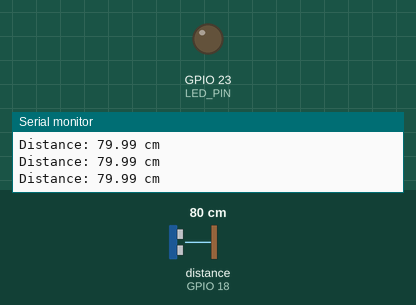
This sketch was run on a simulated ESP32. Shown: output pins drawn as LEDs (lit = HIGH), the last lines printed to the serial monitor. Wiring (inferred from the names in the program): ultrasonic range finder: trigger GPIO 5; echo GPIO 18. The test bench sets the inputs (shaded band); at power-on: distance to the obstacle (sensor on GPIO 18) 80 cm. The echo pulse lasts 58.3 µs per cm; pins used as bus, display or sensor lines are not drawn.

Above: at 1.3 s.
1.4 s: distance to the obstacle (sensor on GPIO 18) set to 17 cm
2.9 s: distance to the obstacle (sensor on GPIO 18) set to 13 cm
At 4.2 s:
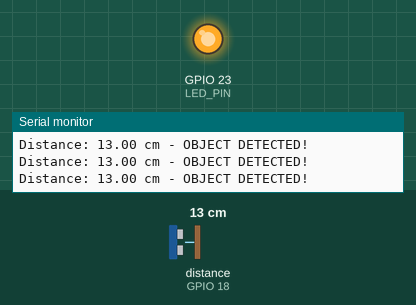
4.5 s: distance to the obstacle (sensor on GPIO 18) set to 18 cm
At 5.7 s:
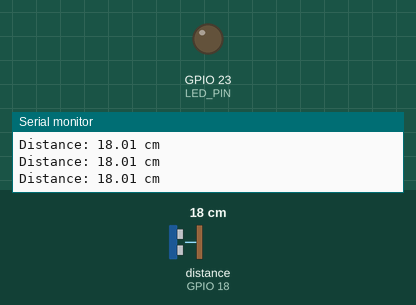
6.4 s: distance to the obstacle (sensor on GPIO 18) set to 2 cm
At 6.8 s:
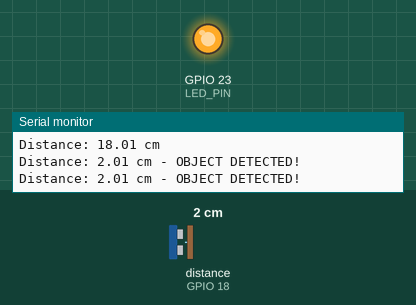
Timing chart, 0 to 8.9 s (numbered marks = the images above; inputs shaded):
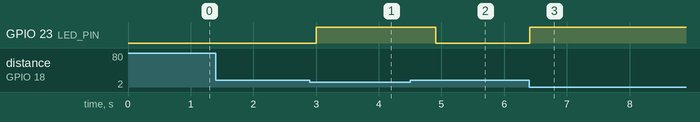

Measured:
- the behaviour switches between 15 and 14 cm on distance to the obstacle (sensor on GPIO 18) (found by bisection; images 0 and 1)
- after the input at 2.9 s, GPIO 23 (LED_PIN): LOW → HIGH after 0.10 s
- after the input at 4.5 s, GPIO 23 (LED_PIN): HIGH → LOW after 0.40 s
- after the input at 6.4 s, GPIO 23 (LED_PIN): LOW → HIGH at once

The sketch:

Object_Detection.ino
```cpp
const int TRIG_PIN = 5;    // Trigger pin for HC-SR04
const int ECHO_PIN = 18;   // Echo pin for HC-SR04 (with voltage divider)
const int LED_PIN = 23;    // Red LED for object detection indicator

// Detection threshold and timing
const float DETECTION_THRESHOLD_CM = 15.0;  // Object detected below this distance
const unsigned long MEASURE_INTERVAL = 200; // Measure distance every 200 ms
const unsigned long LED_ON_DURATION = 500;  // LED stays on for 500 ms after detection

// State variables
unsigned long lastMeasureTime = 0;
unsigned long ledOffAt = 0;  // Timestamp when LED should turn off

void setup() {
  // Initialize serial communication for debugging
  Serial.begin(115200);
  Serial.println("ESP32 Object Detection System");
  Serial.println("HC-SR04 Ultrasonic Sensor");
  Serial.println("Detection threshold: 15 cm");
  Serial.println("----------------------------");

  // Configure pins
  pinMode(TRIG_PIN, OUTPUT);
  pinMode(ECHO_PIN, INPUT);
  pinMode(LED_PIN, OUTPUT);

  // Ensure trigger pin starts LOW
  digitalWrite(TRIG_PIN, LOW);
  digitalWrite(LED_PIN, LOW);

  // Allow sensor to stabilize
  delay(100);
}

void loop() {
  // Non-blocking LED timer: turn off LED after duration expires
  if (ledOffAt != 0 && millis() >= ledOffAt) {
    digitalWrite(LED_PIN, LOW);
    ledOffAt = 0;
  }

  // Measure distance at regular intervals (non-blocking)
  if (millis() - lastMeasureTime >= MEASURE_INTERVAL) {
    lastMeasureTime = millis();

    // Measure distance using HC-SR04
    float distance = measureDistance();

    // Print distance to serial monitor
    Serial.print("Distance: ");
    Serial.print(distance);
    Serial.print(" cm");

    // Check if object is within detection threshold
    if (distance > 0 && distance < DETECTION_THRESHOLD_CM) {
      Serial.println(" - OBJECT DETECTED!");

      // Turn on LED for visible feedback (stays on for 500 ms)
      digitalWrite(LED_PIN, HIGH);
      ledOffAt = millis() + LED_ON_DURATION;
    } else {
      Serial.println();
    }
  }
}

/**
 * Measure distance using HC-SR04 ultrasonic sensor
 * Returns distance in centimeters, or -1 if measurement fails
 */
float measureDistance() {
  // Send 10 microsecond pulse to trigger pin
  digitalWrite(TRIG_PIN, LOW);
  delayMicroseconds(2);
  digitalWrite(TRIG_PIN, HIGH);
  delayMicroseconds(10);
  digitalWrite(TRIG_PIN, LOW);

  // Measure the duration of the echo pulse (timeout after 30ms = ~5m max range)
  long duration = pulseIn(ECHO_PIN, HIGH, 30000);

  // Check for timeout (no echo received)
  if (duration == 0) {
    return -1;  // Invalid reading
  }

  // Calculate distance in centimeters
  // Speed of sound is 343 m/s or 0.0343 cm/µs
  // Distance = (duration / 2) * 0.0343
  // Simplified: distance = duration * 0.01715
  float distance = duration * 0.01715;

  return distance;
}
```
